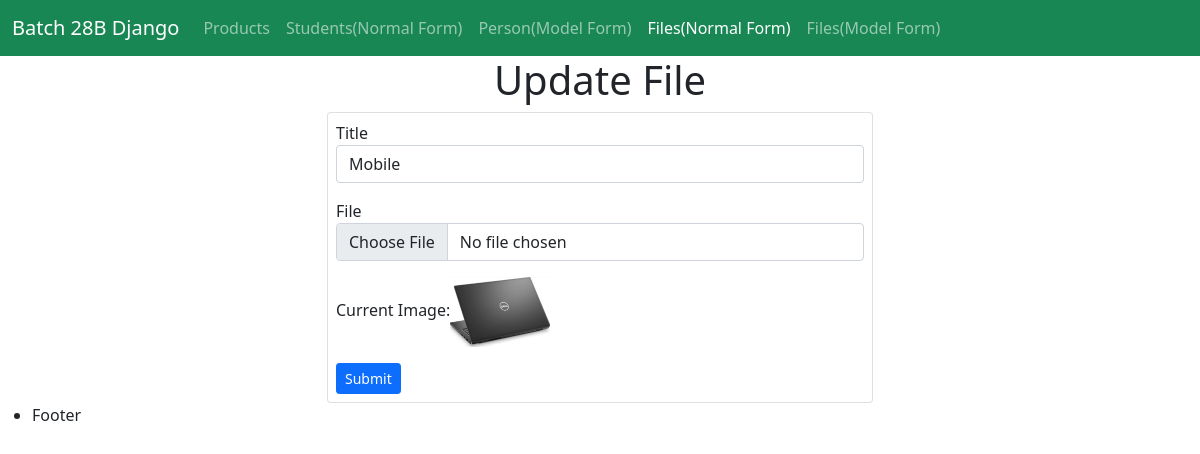
The app's page /products/update_file/2 with its own data.
### products/models.py (models this page shows)
class FileUpload(models.Model):
    title = models.CharField(max_length=50)
    file = models.FileField(upload_to='static/uploads')

### products/views.py (the view, shortened to what this page needs)
# urls.py: path('update_file/<int:file_id>', views.update_file),
def update_file(request, file_id):
    image = FileUpload.objects.get(id=file_id)
    context = {
        'file': image,
        'activate_file': 'active'
    }
    return render(request, 'products/update_file.html', context)

### products/templates/products/update_file.html (shortened to what this page needs)
{% extends 'layout.html' %}
{% block main_content %}
<div class="container">
    <div class="row">
        <div class="col-md-6 offset-md-3">
            <h1 class="text-center">Update File</h1>
            <div class="card py-2 px-2">
                <form class="form" action="" method="POST" enctype="multipart/form-data">
                    <div class="form-group mb-3">
                        <label for="title">Title</label>
                        <input type="text" class="form-control" id="title"
                               value="{{file.title}}"
                               name="title" aria-describedby="title" placeholder="Enter file title">
                    </div>
                    <div class="form-group mb-3">
                        <label for="file">File</label>
                        <input type="file" class="form-control" id="file" name="file" aria-describedby="file">
                    </div>
                    <div class="mb-3">
                        Current Image:<img src="/{{file.file}}" width="100"/>
                    </div>
                    <button type="submit" class="btn btn-primary btn-sm">Submit</button>
                </form>
            </div>
        </div>
    </div>
</div>
{% endblock main_content %}

### static/css/style.css (style rules this page uses)
body { background-color:cyan; }

### records on screen
FileUpload: title "Mobile", file (picture)
